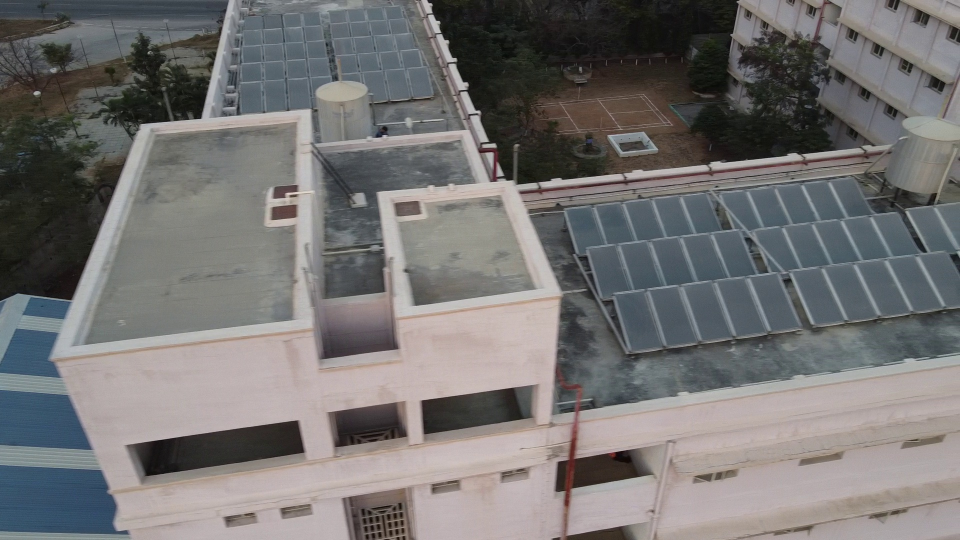
#> input picture Archive/00063.jpg, 1920 x 1080 px (shown at 1/2 size); its folder holds only this picture in this run
$ python -i Helper_Dhruv.py   (imports and definitions only)
#> lines starting #> are read from the running program, lines starting #| are printed output that depends on the picture; after the words box and inside, x2 and y2 are one past the last pixel; in counts of white or black regions, pixels touching at a corner belong together
#> further down, picture is the input picture: shape (1080, 1920, 3); mean B, G, R 114, 114.5, 116.2
# Helper Class

import cv2
import numpy as np
import pandas as pd
import matplotlib.pyplot as plt
import os
from itertools import chain
from PIL import Image
import open3d as o3d

# [196 lines left out: functions getR_from_q, ReadCameraOrientation, getH_Inverse_from_R_t, PlotOdometry, SelectPointsInImage, MakeHomogeneousCoordinates and 2 more, not called in this run]

def Get2DCoordsFromSegMask(img):
	"""
		Returns 2D coordinates from contours of segmented roof-top mask
	"""
	print("input img:", img.shape)
#| input img: (1080, 1920, 3)
	imgray = cv2.cvtColor(img, cv2.COLOR_BGR2GRAY)
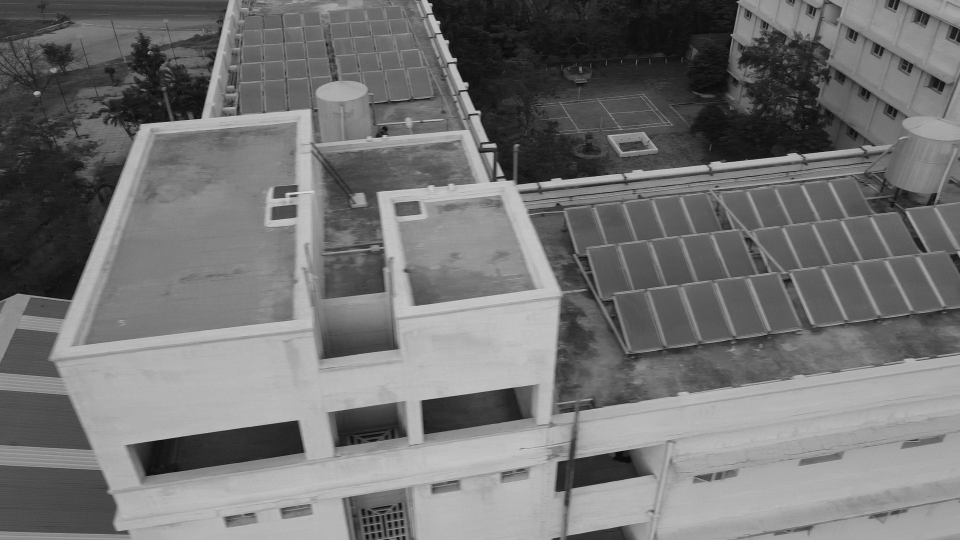
#> imgray: shape (1080, 1920) (shown at 1/2 size); min 1, max 223, mean 115
	imgray = cv2.resize(imgray, (1920, 1080))
	ret, thresh = cv2.threshold(imgray.astype(np.uint8), 127, 255, 0)
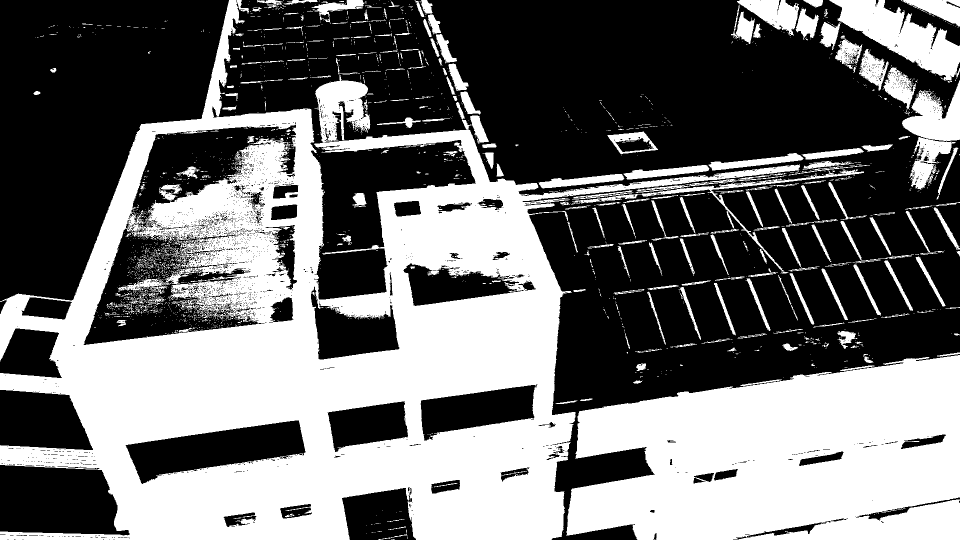
#> thresh: shape (1080, 1920) (shown at 1/2 size); 43.6% white; 2288 white regions (1996 under 20 px)
	contours, hierarchy = cv2.findContours(thresh, cv2.RETR_EXTERNAL, cv2.CHAIN_APPROX_SIMPLE)
#> contours = 1092 contours, 912 with area under 20; largest, box (x1, y1, x2, y2) and area: (0, 0, 1600, 1080) 725254, (1132, 710, 1920, 1080) 229606, (1659, 0, 1920, 162) 17656, (1804, 161, 1920, 282) 7695, (1474, 0, 1598, 72) 4471
	print('No of contours:', len(contours))
#| No of contours: 1092

	# [7 lines of commented-out code are left out]

	sorted_contours = sorted(contours, key=cv2.contourArea)
#> sorted_contours has the same summary as contours
	maxContour = sorted_contours[len(contours) - 1]
#> maxContour = contour of 3813 points, box (x1, y1, x2, y2) (0, 0, 1600, 1080), area 725254
	List2D = np.squeeze(maxContour, axis=1)
#> List2D = 3813 pairs, first value 0 to 1599, second value 0 to 1079
	cv2.drawContours(img, [maxContour], 0, (255,0,0), 3)
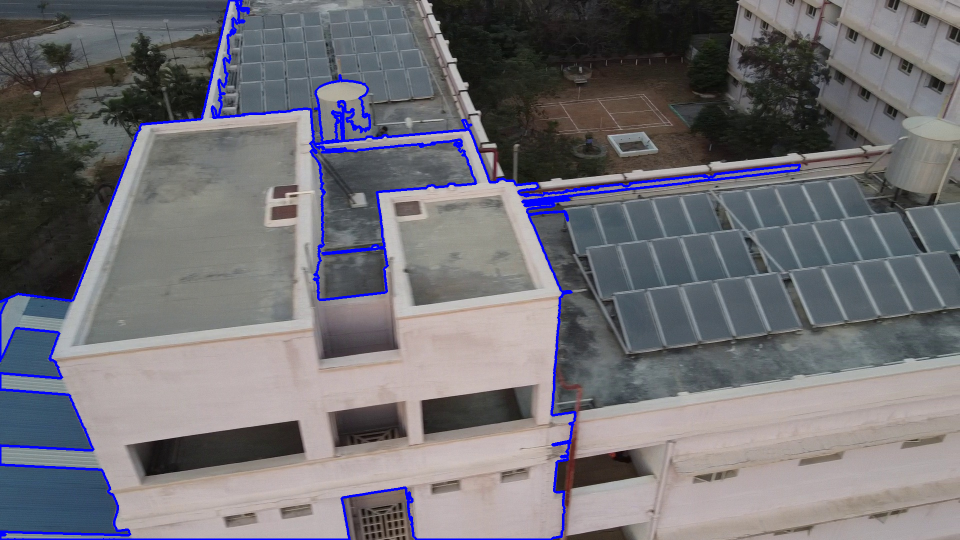
#> img: shape (1080, 1920, 3) (shown at 1/2 size); 2.28% of pixels changed, all inside (x1, y1, x2, y2) = (0, 0, 1602, 1080)
	# plt.imshow(img)
	# plt.show()
	print('2D Points Max Contour: {}'.format(List2D.shape))
#| 2D Points Max Contour: (3813, 2)
	return list(List2D)


# [124 lines left out: functions Project3DCoordOnPlane, ReconstructEntire3DStructure, readDepth, getPointCloud, not called in this run]

>>> import cv2
>>> picture = cv2.imread('00063.jpg')
>>> result = Get2DCoordsFromSegMask(picture)
#> result has the same summary as List2D in Get2DCoordsFromSegMask
